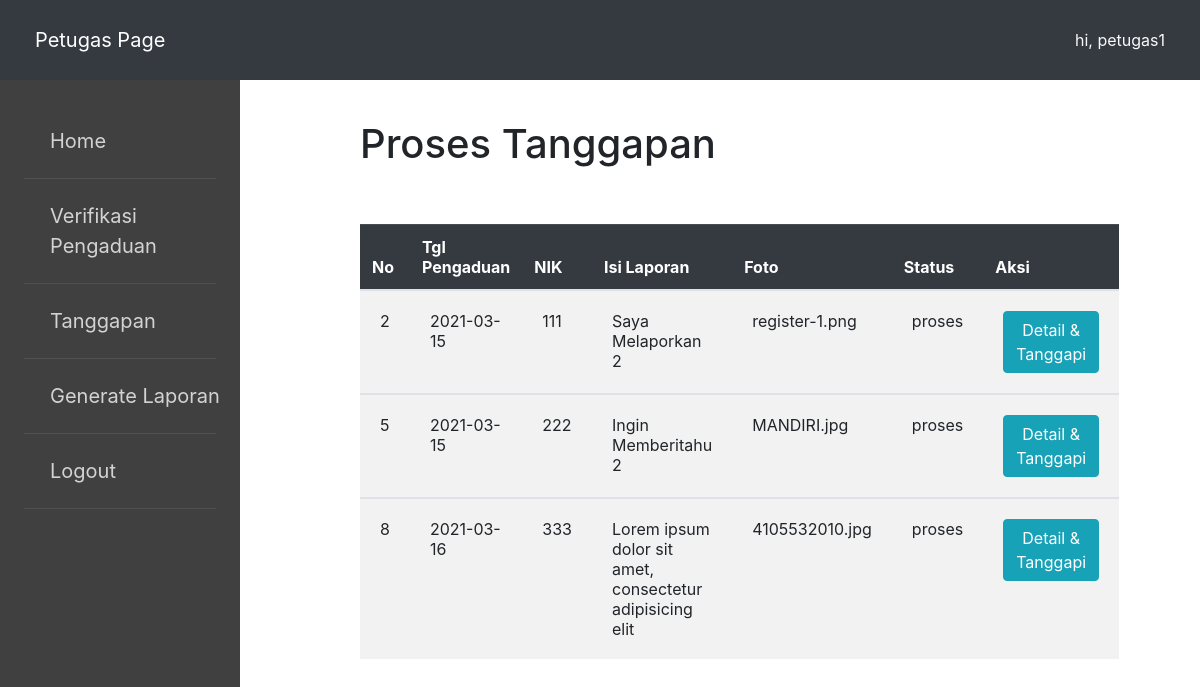
The app's page /view/petugas/laporan/data_pengaduan_proses.php (signed in) with its own data.
### tables this page shows
CREATE TABLE `pengaduan` (
  `id_pengaduan` int(11) NOT NULL,
  `tgl_pengaduan` date NOT NULL,
  `nik` char(16) NOT NULL,
  `isi_laporan` text NOT NULL,
  `foto` varchar(255) NOT NULL,
  `status` enum('0','proses','selesai','') NOT NULL
);

### config/koneksi.php (called while the page is built, shortened)
<?php
class database{
	var $host = "localhost";
	var $uname = "root";
	var $pass = "";
	var $db= "db_pengaduan_masyarakat";
	var $koneksi = "";
	function __construct(){
		$this->koneksi = mysqli_connect($this->host, $this->uname, $this->pass, $this->db);
	}
	function data_pengaduan_proses()
	{
		$sql = mysqli_query($this->koneksi, "SELECT * FROM pengaduan where status='proses'");
		while ($s = mysqli_fetch_array($sql)) {
			$hasil[] = $s;
		}
		return $hasil;
	}
}

### view/petugas/laporan/data_pengaduan_proses.php (the view)
<?php
include '../../../config/koneksi.php';
include '../header/header.php';
$db = new database();
$lihat = $db->data_pengaduan_proses();
?>
	<div class="main">
		<h1>Proses Tanggapan</h1><br/><br>
		<table class="table table-striped">
			<thead class="table-dark">
				<tr>
					<th>No</th>
					<th>Tgl Pengaduan</th>
					<th>NIK</th>
					<th>Isi Laporan</th>
					<th>Foto</th>
					<th>Status</th>
					<th>Aksi</th>
				</tr>
			</thead>
			<?php
			if (is_array($lihat)) {
				foreach ($lihat as $l) {
		 	?>
			<tbody>
				<tr>
					<td><?php echo $l['id_pengaduan']; ?></td>
					<td><?php echo $l['tgl_pengaduan']; ?></td>
					<td><?php echo $l['nik']; ?></td>
					<td><?php echo $l['isi_laporan']; ?></td>
					<td><?php echo $l['foto']; ?></td>
					<td><?php echo $l['status']; ?></td>
					<td>
						<a href="detail_pengaduan_proses.php?id=<?php echo $l['id_pengaduan']; ?>" class="btn btn-info">Detail & Tanggapi</a>
					</td>
				</tr>
			</tbody>
		<?php } }?>
		</table>
		<br><br>
	</div>

### assets/style.css (style rules this page uses)
.main { padding-top: 10%; margin-left: 30%; }
.table-striped { width: 90%; }
.table>tbody>tr>td { padding: 20px; }

### records on screen
pengaduan: id_pengaduan "2", tgl_pengaduan "2021-03-15", nik "111", isi_laporan "Saya Melaporkan 2", foto "register-1.png", status "proses"
pengaduan: id_pengaduan "5", tgl_pengaduan "2021-03-15", nik "222", isi_laporan "Ingin Memberitahu 2", foto "MANDIRI.jpg", status "proses"
pengaduan: id_pengaduan "8", tgl_pengaduan "2021-03-16", nik "333", isi_laporan "Lorem ipsum dolor sit amet, consectetur adipisicing elit", foto "4105532010.jpg", status "proses"

### other values on screen
$_SESSION['nama'] "petugas1"
